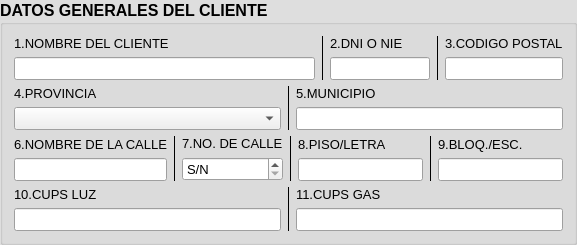
                 <widget class="QGroupBox" name="gBDatosGeneralesCliente">
                  <property name="minimumSize">
                   <size>
                    <width>0</width>
                    <height>0</height>
                   </size>
                  </property>
                  <property name="palette">
                   <palette>
                    <active>
                     <colorrole role="Window">
                      <brush brushstyle="SolidPattern">
                       <color alpha="255">
                        <red>222</red>
                        <green>222</green>
                        <blue>222</blue>
                       </color>
                      </brush>
                     </colorrole>
                     <colorrole role="AlternateBase">
                      <brush brushstyle="SolidPattern">
                       <color alpha="255">
                        <red>222</red>
                        <green>222</green>
                        <blue>222</blue>
                       </color>
                      </brush>
                     </colorrole>
                    </active>
                    <inactive>
                     <colorrole role="Window">
                      <brush brushstyle="SolidPattern">
                       <color alpha="255">
                        <red>222</red>
                        <green>222</green>
                        <blue>222</blue>
                       </color>
                      </brush>
                     </colorrole>
                     <colorrole role="AlternateBase">
                      <brush brushstyle="SolidPattern">
                       <color alpha="255">
                        <red>222</red>
                        <green>222</green>
                        <blue>222</blue>
                       </color>
                      </brush>
                     </colorrole>
                    </inactive>
                    <disabled>
                     <colorrole role="Base">
                      <brush brushstyle="SolidPattern">
                       <color alpha="255">
                        <red>222</red>
                        <green>222</green>
                        <blue>222</blue>
                       </color>
                      </brush>
                     </colorrole>
                     <colorrole role="Window">
                      <brush brushstyle="SolidPattern">
                       <color alpha="255">
                        <red>222</red>
                        <green>222</green>
                        <blue>222</blue>
                       </color>
                      </brush>
                     </colorrole>
                     <colorrole role="AlternateBase">
                      <brush brushstyle="SolidPattern">
                       <color alpha="255">
                        <red>222</red>
                        <green>222</green>
                        <blue>222</blue>
                       </color>
                      </brush>
                     </colorrole>
                    </disabled>
                   </palette>
                  </property>
                  <property name="font">
                   <font>
                    <family>Arial</family>
                    <pointsize>12</pointsize>
                    <bold>true</bold>
                   </font>
                  </property>
                  <property name="title">
                   <string>DATOS GENERALES DEL CLIENTE</string>
                  </property>
                  <layout class="QVBoxLayout" name="verticalLayout_3">
                   <item>
                    <layout class="QHBoxLayout" name="horizontalLayout_8" stretch="60,0,20,0,20">
                     <item>
                      <layout class="QVBoxLayout" name="verticalLayout_13">
                       <item>
                        <widget class="QLabel" name="qLNombreCliente">
                         <property name="font">
                          <font>
                           <family>Arial</family>
                           <pointsize>10</pointsize>
                           <italic>false</italic>
                           <bold>false</bold>
                          </font>
                         </property>
                         <property name="text">
                          <string>1.NOMBRE DEL CLIENTE</string>
                         </property>
                         <property name="buddy">
                          <cstring>txtDNI</cstring>
                         </property>
                        </widget>
                       </item>
                       <item>
                        <widget class="QLineEdit" name="lENombreCliente">
                         <property name="font">
                          <font>
                           <family>Arial</family>
                           <pointsize>10</pointsize>
                           <bold>false</bold>
                          </font>
                         </property>
                        </widget>
                       </item>
                      </layout>
                     </item>
                     <item>
                      <widget class="Line" name="line_4">
                       <property name="frameShadow">
                        <enum>QFrame::Shadow::Plain</enum>
                       </property>
                       <property name="lineWidth">
                        <number>1</number>
                       </property>
                       <property name="midLineWidth">
                        <number>8</number>
                       </property>
                       <property name="orientation">
                        <enum>Qt::Orientation::Vertical</enum>
                       </property>
                      </widget>
                     </item>
                     <item>
                      <layout class="QVBoxLayout" name="verticalLayout_14">
                       <item>
                        <widget class="QLabel" name="lblDNI_NIE_4">
                         <property name="font">
                          <font>
                           <family>Arial</family>
                           <pointsize>10</pointsize>
                           <italic>false</italic>
                           <bold>false</bold>
                          </font>
                         </property>
                         <property name="text">
                          <string>2.DNI O NIE</string>
                         </property>
                         <property name="buddy">
                          <cstring>txtDNI</cstring>
                         </property>
                        </widget>
                       </item>
                       <item>
                        <widget class="QLineEdit" name="lEDNI">
                         <property name="font">
                          <font>
                           <family>Arial</family>
                           <pointsize>10</pointsize>
                           <bold>false</bold>
                          </font>
                         </property>
                         <property name="maxLength">
                          <number>9</number>
                         </property>
                        </widget>
                       </item>
                      </layout>
                     </item>
                     <item>
                      <widget class="Line" name="line_5">
                       <property name="frameShadow">
                        <enum>QFrame::Shadow::Plain</enum>
                       </property>
                       <property name="lineWidth">
                        <number>1</number>
                       </property>
                       <property name="midLineWidth">
                        <number>8</number>
                       </property>
                       <property name="orientation">
                        <enum>Qt::Orientation::Vertical</enum>
                       </property>
                      </widget>
                     </item>
                     <item>
                      <layout class="QVBoxLayout" name="verticalLayout_16">
                       <item>
                        <widget class="QLabel" name="lblDNI_NIE_5">
                         <property name="font">
                          <font>
                           <family>Arial</family>
                           <pointsize>10</pointsize>
                           <italic>false</italic>
                           <bold>false</bold>
                          </font>
                         </property>
                         <property name="text">
                          <string>3.CODIGO POSTAL</string>
                         </property>
                         <property name="buddy">
                          <cstring>txtDNI</cstring>
                         </property>
                        </widget>
                       </item>
                       <item>
                        <widget class="QLineEdit" name="lECodigoPostal">
                         <property name="font">
                          <font>
                           <family>Arial</family>
                           <pointsize>10</pointsize>
                           <bold>false</bold>
                          </font>
                         </property>
                         <property name="inputMask">
                          <string>99999</string>
                         </property>
                         <property name="clearButtonEnabled">
                          <bool>true</bool>
                         </property>
                        </widget>
                       </item>
                      </layout>
                     </item>
                    </layout>
                   </item>
                   <item>
                    <layout class="QHBoxLayout" name="horizontalLayout_9" stretch="50,0,50">
                     <property name="bottomMargin">
                      <number>0</number>
                     </property>
                     <item>
                      <layout class="QVBoxLayout" name="verticalLayout_15">
                       <property name="bottomMargin">
                        <number>0</number>
                       </property>
                       <item>
                        <widget class="QLabel" name="lblProvincia_3">
                         <property name="font">
                          <font>
                           <family>Arial</family>
                           <pointsize>10</pointsize>
                           <italic>false</italic>
                           <bold>false</bold>
                          </font>
                         </property>
                         <property name="text">
                          <string>4.PROVINCIA</string>
                         </property>
                         <property name="buddy">
                          <cstring>cmbProvincia</cstring>
                         </property>
                        </widget>
                       </item>
                       <item>
                        <widget class="QComboBox" name="cmbProvincia">
                         <property name="maximumSize">
                          <size>
                           <width>16777215</width>
                           <height>16777215</height>
                          </size>
                         </property>
                         <property name="font">
                          <font>
                           <family>Arial</family>
                           <pointsize>10</pointsize>
                           <bold>false</bold>
                          </font>
                         </property>
                         <property name="focusPolicy">
                          <enum>Qt::FocusPolicy::TabFocus</enum>
                         </property>
                        </widget>
                       </item>
                      </layout>
                     </item>
                     <item>
                      <widget class="Line" name="line_6">
                       <property name="frameShadow">
                        <enum>QFrame::Shadow::Plain</enum>
                       </property>
                       <property name="lineWidth">
                        <number>1</number>
                       </property>
                       <property name="midLineWidth">
                        <number>8</number>
                       </property>
                       <property name="orientation">
                        <enum>Qt::Orientation::Vertical</enum>
                       </property>
                      </widget>
                     </item>
                     <item>
                      <layout class="QVBoxLayout" name="verticalLayout_17">
                       <property name="bottomMargin">
                        <number>0</number>
                       </property>
                       <item>
                        <widget class="QLabel" name="lblProvincia_4">
                         <property name="font">
                          <font>
                           <family>Arial</family>
                           <pointsize>10</pointsize>
                           <italic>false</italic>
                           <bold>false</bold>
                          </font>
                         </property>
                         <property name="text">
                          <string>5.MUNICIPIO</string>
                         </property>
                         <property name="buddy">
                          <cstring>cmbProvincia</cstring>
                         </property>
                        </widget>
                       </item>
                       <item>
                        <widget class="QLineEdit" name="lEMunicipio">
                         <property name="font">
                          <font>
                           <family>Arial</family>
                           <pointsize>10</pointsize>
                           <bold>false</bold>
                          </font>
                         </property>
                        </widget>
                       </item>
                      </layout>
                     </item>
                    </layout>
                   </item>
                   <item>
                    <layout class="QHBoxLayout" name="horizontalLayout_10" stretch="40,0,0,0,0,0,0">
                     <property name="bottomMargin">
                      <number>0</number>
                     </property>
                     <item>
                      <layout class="QVBoxLayout" name="verticalLayout_18">
                       <property name="bottomMargin">
                        <number>0</number>
                       </property>
                       <item>
                        <widget class="QLabel" name="lblProvincia_5">
                         <property name="font">
                          <font>
                           <family>Arial</family>
                           <pointsize>10</pointsize>
                           <italic>false</italic>
                           <bold>false</bold>
                          </font>
                         </property>
                         <property name="text">
                          <string>6.NOMBRE DE LA CALLE</string>
                         </property>
                         <property name="buddy">
                          <cstring>cmbProvincia</cstring>
                         </property>
                        </widget>
                       </item>
                       <item>
                        <widget class="QLineEdit" name="lENombreCalle">
                         <property name="font">
                          <font>
                           <family>Arial</family>
                           <pointsize>10</pointsize>
                           <bold>false</bold>
                          </font>
                         </property>
                        </widget>
                       </item>
                      </layout>
                     </item>
                     <item>
                      <widget class="Line" name="line_8">
                       <property name="frameShadow">
                        <enum>QFrame::Shadow::Plain</enum>
                       </property>
                       <property name="lineWidth">
                        <number>1</number>
                       </property>
                       <property name="midLineWidth">
                        <number>8</number>
                       </property>
                       <property name="orientation">
                        <enum>Qt::Orientation::Vertical</enum>
                       </property>
                      </widget>
                     </item>
                     <item>
                      <layout class="QVBoxLayout" name="verticalLayout_19">
                       <property name="bottomMargin">
                        <number>0</number>
                       </property>
                       <item>
                        <widget class="QLabel" name="lblProvincia_6">
                         <property name="font">
                          <font>
                           <family>Arial</family>
                           <pointsize>10</pointsize>
                           <italic>false</italic>
                           <bold>false</bold>
                          </font>
                         </property>
                         <property name="text">
                          <string>7.NO. DE CALLE</string>
                         </property>
                         <property name="buddy">
                          <cstring>cmbProvincia</cstring>
                         </property>
                        </widget>
                       </item>
                       <item>
                        <widget class="QSpinBox" name="sBNumeroDeLaCalle">
                         <property name="font">
                          <font>
                           <family>Arial</family>
                           <pointsize>10</pointsize>
                           <bold>false</bold>
                          </font>
                         </property>
                         <property name="focusPolicy">
                          <enum>Qt::FocusPolicy::TabFocus</enum>
                         </property>
                         <property name="inputMethodHints">
                          <set>Qt::InputMethodHint::ImhDigitsOnly</set>
                         </property>
                         <property name="frame">
                          <bool>true</bool>
                         </property>
                         <property name="buttonSymbols">
                          <enum>QAbstractSpinBox::ButtonSymbols::UpDownArrows</enum>
                         </property>
                         <property name="specialValueText">
                          <string>S/N</string>
                         </property>
                         <property name="keyboardTracking">
                          <bool>true</bool>
                         </property>
                         <property name="maximum">
                          <number>999</number>
                         </property>
                         <property name="stepType">
                          <enum>QAbstractSpinBox::StepType::DefaultStepType</enum>
                         </property>
                        </widget>
                       </item>
                      </layout>
                     </item>
                     <item>
                      <widget class="Line" name="line_7">
                       <property name="frameShadow">
                        <enum>QFrame::Shadow::Plain</enum>
                       </property>
                       <property name="lineWidth">
                        <number>1</number>
                       </property>
                       <property name="midLineWidth">
                        <number>8</number>
                       </property>
                       <property name="orientation">
                        <enum>Qt::Orientation::Vertical</enum>
                       </property>
                      </widget>
                     </item>
                     <item>
                      <layout class="QVBoxLayout" name="verticalLayout_20">
                       <property name="bottomMargin">
                        <number>0</number>
                       </property>
                       <item>
                        <widget class="QLabel" name="lblProvincia_7">
                         <property name="font">
                          <font>
                           <family>Arial</family>
                           <pointsize>10</pointsize>
                           <italic>false</italic>
                           <bold>false</bold>
                          </font>
                         </property>
                         <property name="text">
                          <string>8.PISO/LETRA</string>
                         </property>
                         <property name="buddy">
                          <cstring>cmbProvincia</cstring>
                         </property>
                        </widget>
                       </item>
                       <item>
                        <widget class="QLineEdit" name="lEPisoYLetra">
                         <property name="font">
                          <font>
                           <family>Arial</family>
                           <pointsize>10</pointsize>
                           <bold>false</bold>
                          </font>
                         </property>
                        </widget>
                       </item>
                      </layout>
                     </item>
                     <item>
                      <widget class="Line" name="line_11">
                       <property name="frameShadow">
                        <enum>QFrame::Shadow::Plain</enum>
                       </property>
                       <property name="lineWidth">
                        <number>1</number>
                       </property>
                       <property name="midLineWidth">
                        <number>8</number>
                       </property>
                       <property name="orientation">
                        <enum>Qt::Orientation::Vertical</enum>
                       </property>
                      </widget>
                     </item>
                     <item>
                      <layout class="QVBoxLayout" name="verticalLayout_21">
                       <property name="bottomMargin">
                        <number>0</number>
                       </property>
                       <item>
                        <widget class="QLabel" name="lblProvincia_8">
                         <property name="font">
                          <font>
                           <family>Arial</family>
                           <pointsize>10</pointsize>
                           <italic>false</italic>
                           <bold>false</bold>
                          </font>
                         </property>
                         <property name="text">
                          <string>9.BLOQ./ESC.</string>
                         </property>
                         <property name="buddy">
                          <cstring>cmbProvincia</cstring>
                         </property>
                        </widget>
                       </item>
                       <item>
                        <widget class="QLineEdit" name="lEBloqueOEscalera">
                         <property name="font">
                          <font>
                           <family>Arial</family>
                           <pointsize>10</pointsize>
                           <bold>false</bold>
                          </font>
                         </property>
                        </widget>
                       </item>
                      </layout>
                     </item>
                    </layout>
                   </item>
                   <item>
                    <layout class="QHBoxLayout" name="horizontalLayout_15" stretch="50,0,50">
                     <property name="bottomMargin">
                      <number>0</number>
                     </property>
                     <item>
                      <layout class="QVBoxLayout" name="verticalLayout_22">
                       <property name="bottomMargin">
                        <number>0</number>
                       </property>
                       <item>
                        <widget class="QLabel" name="lblProvincia_16">
                         <property name="font">
                          <font>
                           <family>Arial</family>
                           <pointsize>10</pointsize>
                           <italic>false</italic>
                           <bold>false</bold>
                          </font>
                         </property>
                         <property name="text">
                          <string>10.CUPS LUZ</string>
                         </property>
                         <property name="buddy">
                          <cstring>cmbProvincia</cstring>
                         </property>
                        </widget>
                       </item>
                       <item>
                        <widget class="QLineEdit" name="lECUPS_Luz">
                         <property name="font">
                          <font>
                           <family>Arial</family>
                           <pointsize>10</pointsize>
                           <bold>false</bold>
                          </font>
                         </property>
                        </widget>
                       </item>
                      </layout>
                     </item>
                     <item>
                      <widget class="Line" name="line_9">
                       <property name="frameShadow">
                        <enum>QFrame::Shadow::Plain</enum>
                       </property>
                       <property name="lineWidth">
                        <number>1</number>
                       </property>
                       <property name="midLineWidth">
                        <number>8</number>
                       </property>
                       <property name="orientation">
                        <enum>Qt::Orientation::Vertical</enum>
                       </property>
                      </widget>
                     </item>
                     <item>
                      <layout class="QVBoxLayout" name="verticalLayout_23">
                       <property name="bottomMargin">
                        <number>0</number>
                       </property>
                       <item>
                        <widget class="QLabel" name="lblProvincia_17">
                         <property name="font">
                          <font>
                           <family>Arial</family>
                           <pointsize>10</pointsize>
                           <italic>false</italic>
                           <bold>false</bold>
                          </font>
                         </property>
                         <property name="text">
                          <string>11.CUPS GAS</string>
                         </property>
                         <property name="buddy">
                          <cstring>cmbProvincia</cstring>
                         </property>
                        </widget>
                       </item>
                       <item>
                        <widget class="QLineEdit" name="lECUPS_Gas">
                         <property name="font">
                          <font>
                           <family>Arial</family>
                           <pointsize>10</pointsize>
                           <bold>false</bold>
                          </font>
                         </property>
                        </widget>
                       </item>
                      </layout>
                     </item>
                    </layout>
                   </item>
                  </layout>
                 </widget>
